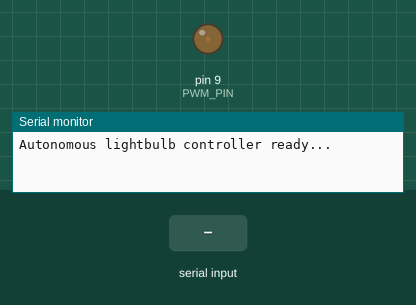
Bench run of a sketch on a simulated Arduino Uno, built with avr-gcc and run on an emulated ATmega328P. Shown: output pins drawn as LEDs (lit = HIGH), the last lines printed to the serial monitor. The inputs (shaded band) are chosen by the test bench. Random numbers use the default seed unless the sketch sets one.

Above: at 1.2 s.
1.3 s: "BASE:90\n" received over Serial
At 2.7 s:
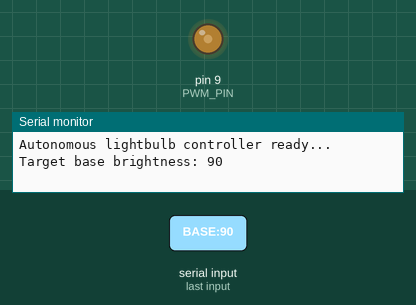
4.3 s: "BOOST:\n" received over Serial
5.9 s: "MOOD::45\n" received over Serial
Timing chart, 0 to 13.3 s (numbered marks = the images above; inputs shaded):
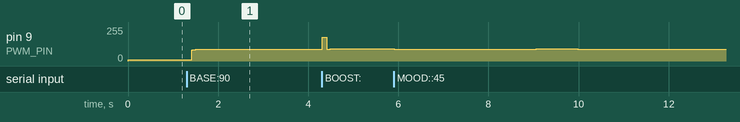

The sketch:

arduino_lightbulb_enhanced.ino
```cpp
#define PWM_PIN 9

// Base variables with smooth easing
int target_base_brightness = 8;
float current_base_brightness = 8.0; // Smooth float value
float mood_speed = 0.5;
float mood_randomness = 0.1;
bool is_boosting = false;
unsigned long boost_end_time = 0;
int boost_brightness = 0;

// Fluctuation variables
unsigned long last_update = 0;
unsigned long next_random_change = 0;
float current_speed_offset = 0;
const int UPDATE_INTERVAL = 2; // ~500Hz updates (2ms) - ultra smooth
const float AMPLITUDE = 3.0; // Fixed subtle amplitude

void setup() {
  // Set high frequency PWM on pin 9 (Timer 1) - eliminates flicker
  TCCR1A = _BV(COM1A1) | _BV(WGM11);
  TCCR1B = _BV(WGM13) | _BV(WGM12) | _BV(CS10);
  ICR1 = 255;

  pinMode(PWM_PIN, OUTPUT);
  OCR1A = 0;  // Start completely OFF - this fixes the bright default

  Serial.begin(9600);
  Serial.println("Autonomous lightbulb controller ready...");
}

void loop() {
  // Handle serial commands
  if (Serial.available()) {
    String input = Serial.readStringUntil('\n');
    input.trim();

    if (input.startsWith("BASE:")) {
      // Set target base brightness - will ease smoothly to this value
      target_base_brightness = constrain(input.substring(5).toInt(), 8, 255);
      Serial.print("Target base brightness: ");
      Serial.println(target_base_brightness);
    }
    else if (input.startsWith("MOOD:")) {
      // Format: MOOD:speed:randomness
      int colonPos = input.indexOf(':', 5);
      if (colonPos > 0) {
        mood_speed = constrain(input.substring(5, colonPos).toFloat(), 0.1, 2.0);
        mood_randomness = constrain(input.substring(colonPos + 1).toFloat(), 0, 1);
        Serial.print("Mood updated - Speed: ");
        Serial.print(mood_speed);
        Serial.print(", Randomness: ");
        Serial.println(mood_randomness);
      }
    }
    else if (input.startsWith("BOOST:")) {
      // Caption brightness boost
      int duration = constrain(input.substring(6).toInt(), 100, 2000);
      boost_brightness = 180;
      boost_end_time = millis() + duration;
      is_boosting = true;
      Serial.print("Caption boost for ");
      Serial.print(duration);
      Serial.println("ms");
    }
  }

  // Continuous fluctuation updates at 60Hz
  if (millis() - last_update >= UPDATE_INTERVAL) {
    unsigned long now = millis();

    // Update random speed offset periodically (every 1-3 seconds)
    if (now >= next_random_change) {
      current_speed_offset = ((random(0, 1000) / 1000.0) - 0.5) * mood_randomness;
      next_random_change = now + random(1000, 3000);
    }

    float effective_speed = mood_speed + current_speed_offset;
    effective_speed = constrain(effective_speed, 0.1, 2.0);

    // Smooth easing towards target base brightness (exponential ease)
    float ease_speed = 0.05; // Adjust for faster/slower easing (0.01 = slow, 0.1 = fast)
    current_base_brightness += (target_base_brightness - current_base_brightness) * ease_speed;

    // Calculate current brightness
    float working_base = current_base_brightness;

    // Handle caption boost
    if (is_boosting) {
      if (now >= boost_end_time) {
        is_boosting = false;
      } else {
        working_base = boost_brightness;
      }
    }

    // Organic breathing curve instead of rigid sine wave
    float time_factor = now * 0.001 * effective_speed;
    float cycle_position = fmod(time_factor, 2.0 * PI) / (2.0 * PI); // 0 to 1 cycle position

    // Create organic breathing curve with easing
    float breath_curve;
    if (cycle_position < 0.4) {
      // Inhale: ease in (slow start, accelerate)
      float t = cycle_position / 0.4;
      breath_curve = t * t; // quadratic ease in
    } else if (cycle_position < 0.6) {
      // Hold: slight plateau
      breath_curve = 1.0;
    } else {
      // Exhale: ease out (start fast, decelerate)
      float t = (cycle_position - 0.6) / 0.4;
      breath_curve = 1.0 - (t * t); // quadratic ease out
    }

    // Apply organic fluctuation
    float fluctuation = AMPLITUDE * (breath_curve * 2.0 - 1.0); // -1 to 1 range
    int final_pwm = constrain(working_base + fluctuation, 8, 255);

    OCR1A = final_pwm;
    last_update = now;
  }
}
```

Measured:
- after the input at 1.3 s, pin 9 (PWM_PIN): moves from 8/255 to 90/255 over 2.5 s, starting after 0.11 s
